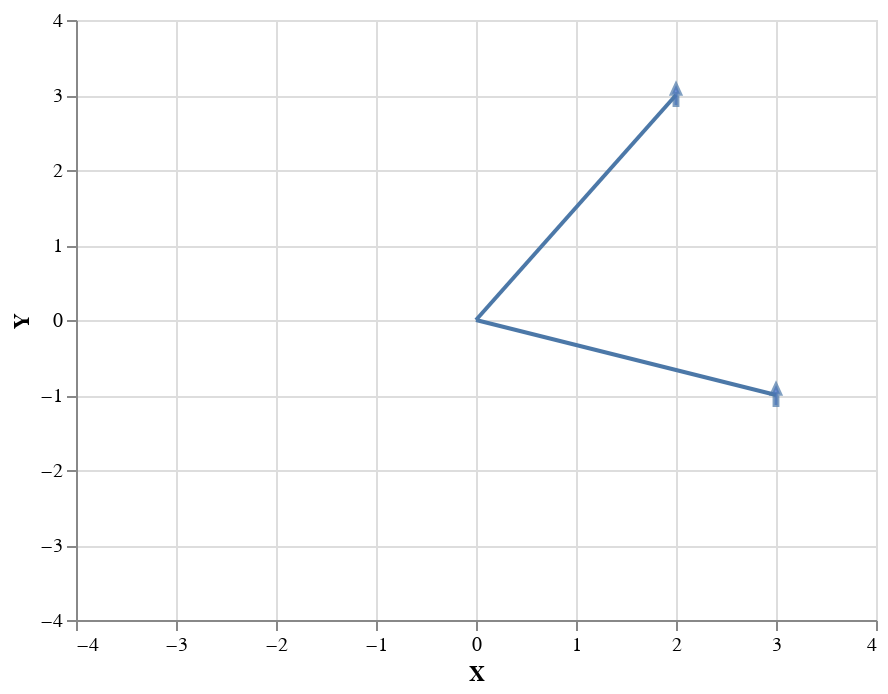

The notebook cell this image was saved under:
### Code cell
# plot a vector in altair
# points
origin = [0,0]
vector1 = [3,-1]
vector2 = [2,3]

v = pd.DataFrame([origin, vector1, vector2], columns=['X','Y'])

# plots
lines = {}
for i in v.loc[v.index!=0].index:
    lines[i] = alt.Chart(v.loc[(v.index==0)|(v.index==i)]).mark_line().encode(
        alt.X('X', scale=alt.Scale(domain=(-4,4))), 
        alt.Y('Y', scale=alt.Scale(domain=(-4,4))))
cc = alt.Chart(v.loc[v.index!=0])
pp = cc.mark_point(
    shape='arrow', size=100, fill='royalblue')
heads = pp.encode(x='X',y='Y')

lines[1] + lines[2] + heads

### Figure 1 — Vega-Lite specification as saved in the notebook (floating-point values rounded to 4 significant figures)
{"config": {"view": {"continuousWidth": 400, "continuousHeight": 300}}, "layer": [{"data": {"name": "data-7a45588e02d96aac80f0088abc5dbe78"}, "mark": "line", "encoding": {"x": {"field": "X", "scale": {"domain": [-4, 4]}, "type": "quantitative"}, "y": {"field": "Y", "scale": {"domain": [-4, 4]}, "type": "quantitative"}}}, {"data": {"name": "data-50fe30e2053cd8795c50349b01b4f124"}, "mark": "line", "encoding": {"x": {"field": "X", "scale": {"domain": [-4, 4]}, "type": "quantitative"}, "y": {"field": "Y", "scale": {"domain": [-4, 4]}, "type": "quantitative"}}}, {"data": {"name": "data-a110d5d6340f948567e17f2b5fd395e0"}, "mark": {"type": "point", "fill": "royalblue", "shape": "arrow", "size": 100}, "encoding": {"x": {"field": "X", "type": "quantitative"}, "y": {"field": "Y", "type": "quantitative"}}}], "$schema": "https://vega.github.io/schema/vega-lite/v4.17.0.json", "datasets": {"data-7a45588e02d96aac80f0088abc5dbe78": [{"X": 0, "Y": 0}, {"X": 3, "Y": -1}], "data-50fe30e2053cd8795c50349b01b4f124": [{"X": 0, "Y": 0}, {"X": 2, "Y": 3}], "data-a110d5d6340f948567e17f2b5fd395e0": [{"X": 3, "Y": -1}, {"X": 2, "Y": 3}]}}
